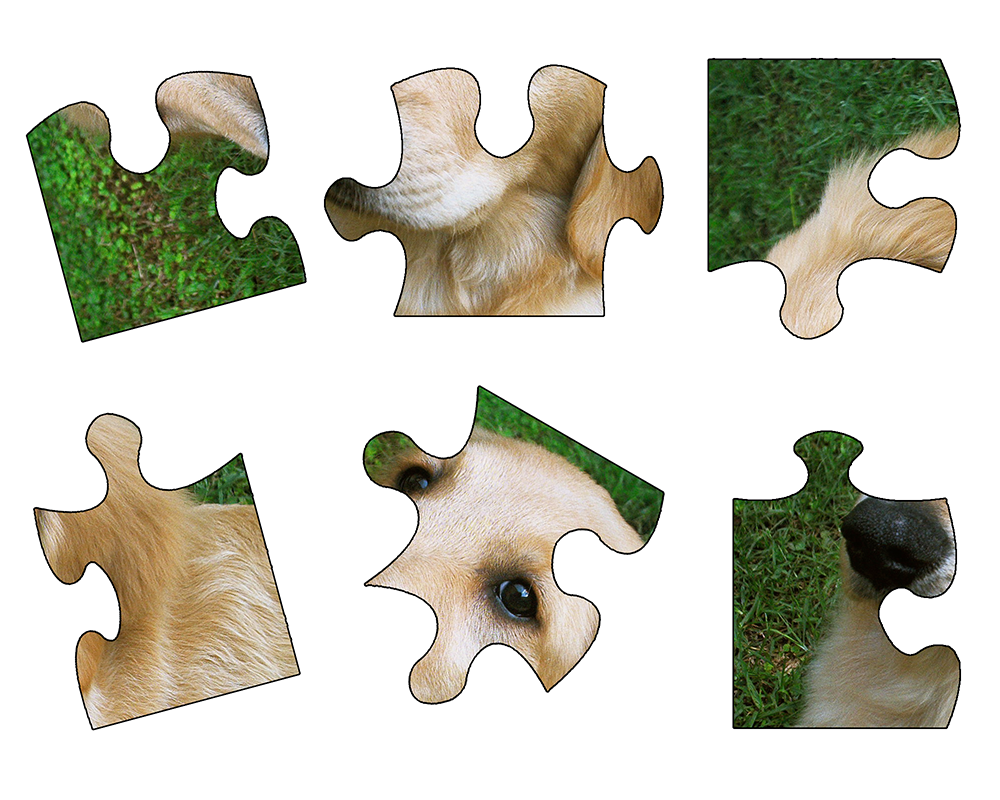
#> input picture puzzle_scrambled_rotated.png, 1000 x 800 px
$ python 3pointExample.py
#> lines starting #> are read from the running program, lines starting #| are printed output that depends on the picture; after the words box and inside, x2 and y2 are one past the last pixel; in counts of white or black regions, pixels touching at a corner belong together
import numpy as np
import cv2
import sys
import math
from puzzlepiece import *

np.set_printoptions(threshold = 10000, linewidth = 1000)

def getInternalPixels(img, contour, nullval=-1):
	maxx, maxy = 0, 0
	minx, miny = sys.maxsize, sys.maxsize

	for val in contour:
		if val[0][0] > maxx :
			maxx = val[0][0]
		if val[0][0] < minx :
			minx = val[0][0]
		if val[0][1] > maxy :
			maxy = val[0][1]
		if val[0][1] < miny :
			miny = val[0][1]

	retPx = np.zeros((maxy-miny+3, maxx-minx+3, 3), np.uint8)

	ri, ci = 0, 0

	for row in range(miny-1, maxy+2):
		ci = 0
		for col in range(minx-1, maxx+2):
			if cv2.pointPolygonTest(contour, (col, row), False) >= 0:
				retPx[ri][ci] = img[row][col]
			else:
				retPx[ri][ci] = nullval
			ci += 1
		ri += 1

	return retPx

def getAngle3Pts(a, b, c):
	leg1 = math.hypot(a[0]-b[0], a[1]-b[1])
	leg2 = math.hypot(b[0]-c[0], b[1]-c[1])
	hyp = math.hypot(a[0]-c[0], a[1]-c[1])

	return math.degrees(math.acos((leg1 * leg1 + leg2 * leg2 - hyp * hyp)/(2.0 * leg2 * hyp)))

pieces = []

# Perform thresholding
im = cv2.imread('puzzle_scrambled_rotated.png')
#> im is the input picture: shape (800, 1000, 3); mean B, G, R 192.6, 205.5, 206
#im = cv2.imread('puzzlepiece_whitebg.png')

imgray = cv2.cvtColor(im, cv2.COLOR_BGR2GRAY)
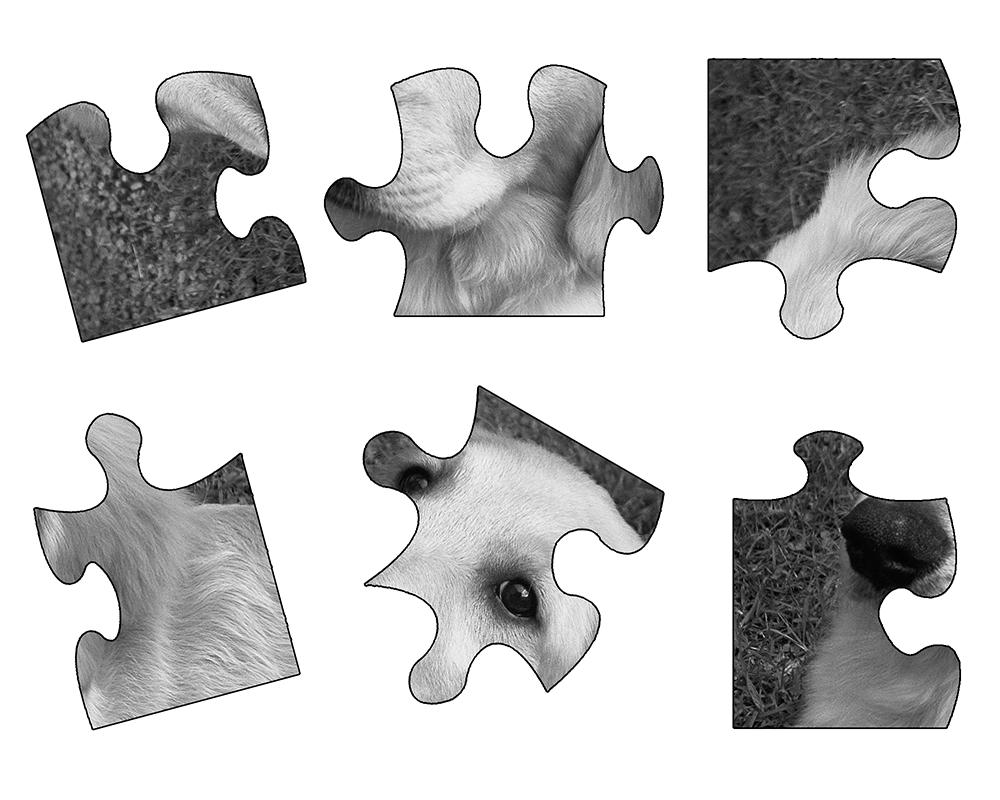
#> imgray: shape (800, 1000); min 0, max 255, mean 204.2
chainwarden = imgray[0][0]-1
#> chainwarden = 254
ret, imthresh = cv2.threshold(imgray, chainwarden, 255, cv2.THRESH_BINARY_INV)
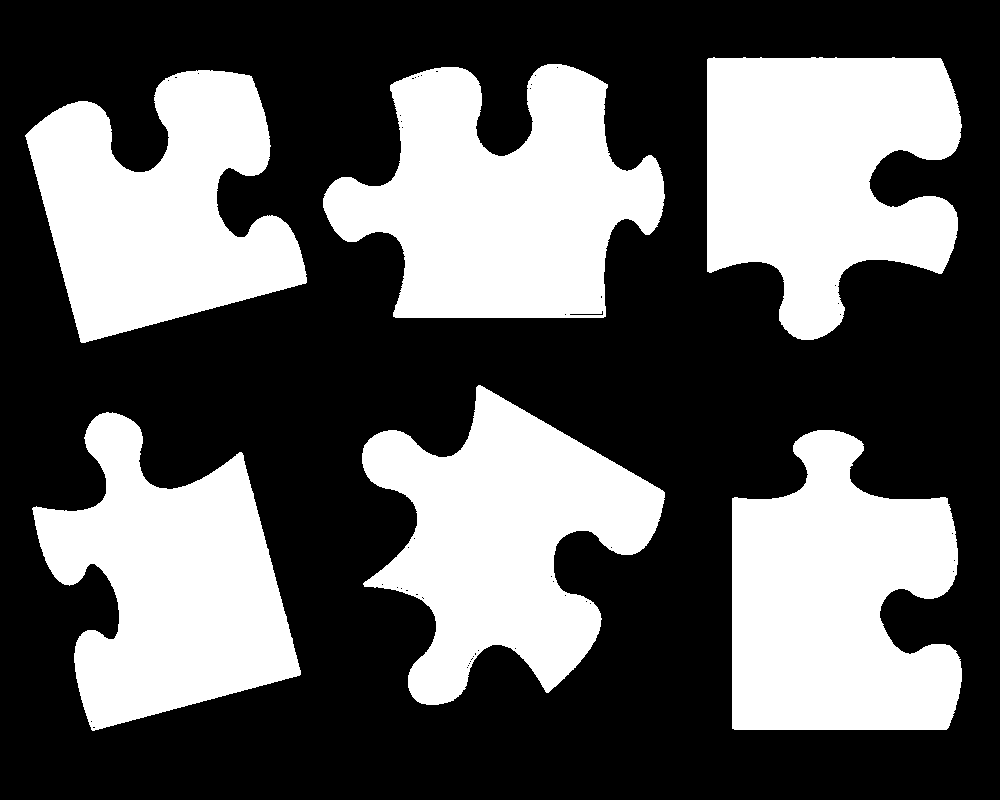
#> imthresh: shape (800, 1000); 38% white; 6 white regions
#> ret = 254
imForContours = np.copy(imthresh)

# cv2.imshow("WindowThresh", imthresh)
# cv2.waitKey()

# Find contours
contours = cv2.findContours(imForContours, cv2.RETR_EXTERNAL, cv2.CHAIN_APPROX_NONE)
#> contours = 6 contours; box (x1, y1, x2, y2) and area: (323, 64, 665, 318) 54152, (707, 57, 962, 340) 51362, (732, 430, 962, 730) 51359, (362, 385, 665, 705) 50234, (32, 412, 301, 731) 47618, (25, 70, 307, 343) 45866
#> (the run stopped early here; a loop or call above may not have finished)

$ run again, with puzzlepiece_whitebg.png copied over puzzle_scrambled_rotated.png
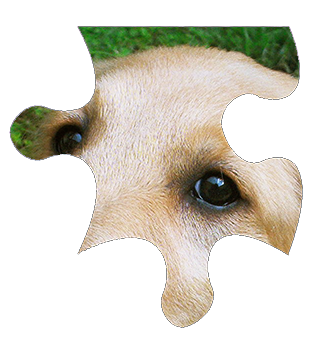
#> input picture puzzlepiece_whitebg.png, 327 x 347 px
#> im is the input picture: shape (347, 327, 3); mean B, G, R 206.2, 216.3, 219.8
#> `imgray = cv2.cvtColor(im, cv2.COLOR_BGR2GRAY)`:
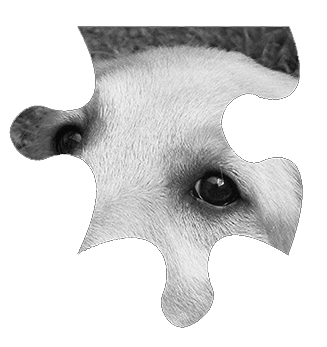
#> imgray: shape (347, 327); min 0, max 255, mean 216.2
#> chainwarden = 254
#> `ret, imthresh = cv2.threshold(imgray, chainwarden, 255, cv2.THRESH_BIN..`:
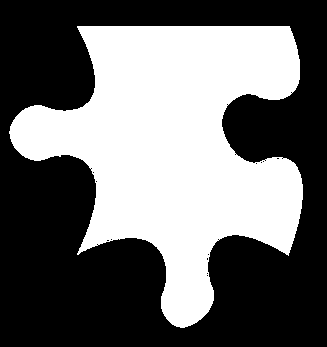
#> imthresh: shape (347, 327); 42.5% white; 1 white region
#> contours = 1 contour; box (x1, y1, x2, y2) and area: (9, 26, 303, 328) 47681

$ run again, with 2pieces_matching_small.png copied over puzzle_scrambled_rotated.png
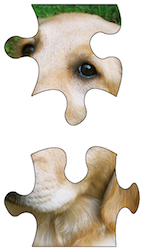
#> input picture 2pieces_matching_small.png, 144 x 251 px
#> im is the input picture: shape (251, 144, 3); mean B, G, R 196.4, 208.4, 214.7
#> `imgray = cv2.cvtColor(im, cv2.COLOR_BGR2GRAY)`:
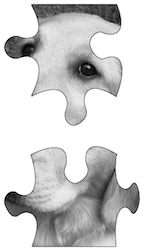
#> imgray: shape (251, 144); min 0, max 255, mean 208.9
#> chainwarden = 254
#> `ret, imthresh = cv2.threshold(imgray, chainwarden, 255, cv2.THRESH_BIN..`:
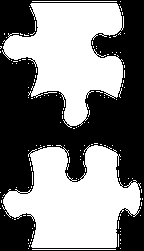
#> imthresh: shape (251, 144); 50.5% white; 1 black region
#> contours = 148 contours, 146 with area under 20; largest, box (x1, y1, x2, y2) and area: (2, 145, 141, 248) 8872, (2, 3, 124, 128) 8242

$ run again, with puzzle_big.png copied over puzzle_scrambled_rotated.png
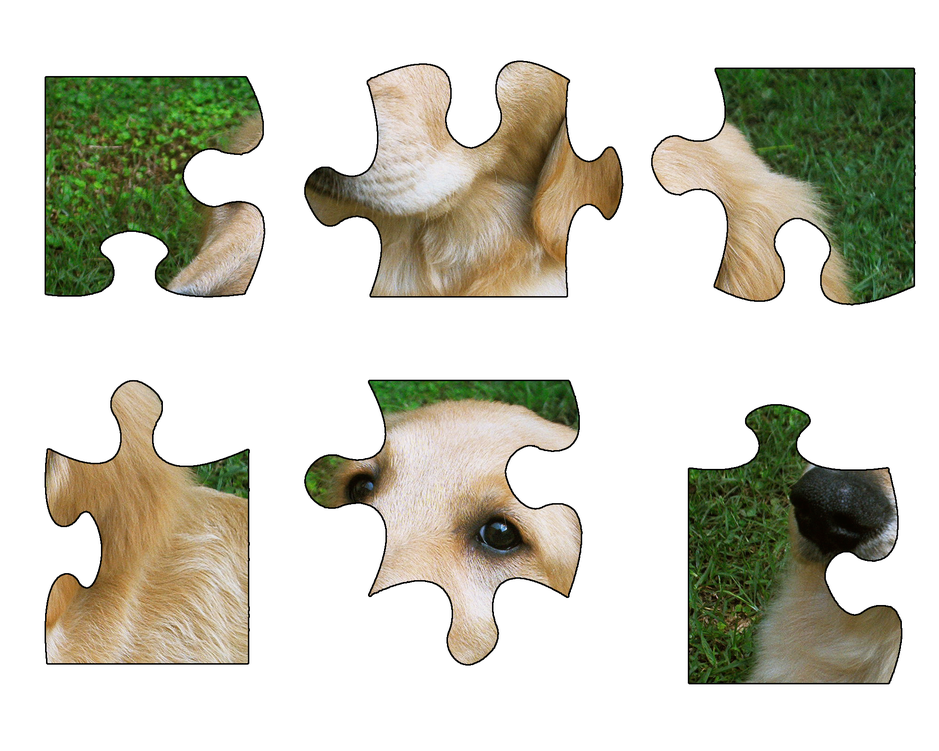
#> input picture puzzle_big.png, 939 x 751 px, shrunk from 2000 x 1600 before the run
#> im is the input picture: shape (751, 939, 3); mean B, G, R 192.5, 205.4, 205.9
#> `imgray = cv2.cvtColor(im, cv2.COLOR_BGR2GRAY)`:
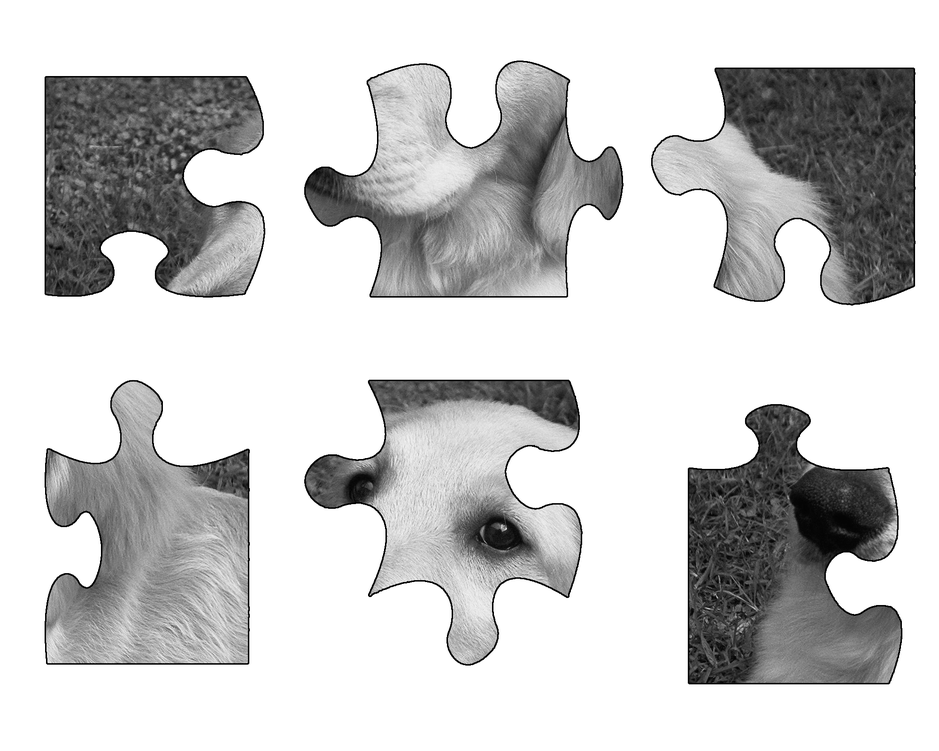
#> imgray: shape (751, 939); min 0, max 255, mean 204.1
#> chainwarden = 254
#> `ret, imthresh = cv2.threshold(imgray, chainwarden, 255, cv2.THRESH_BIN..`:
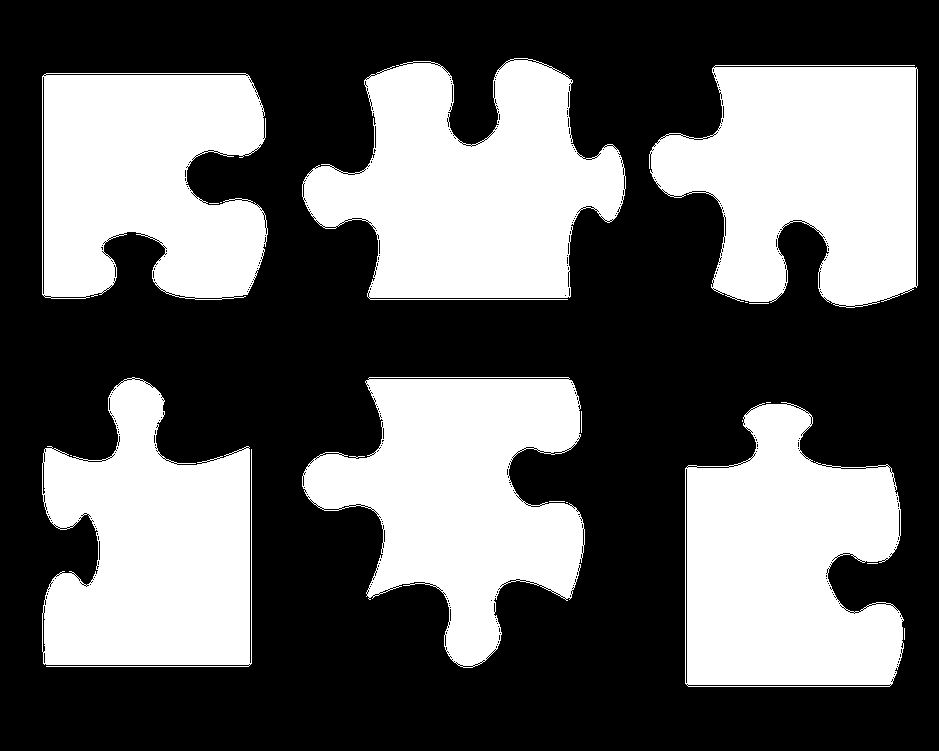
#> imthresh: shape (751, 939); 39% white; 19 white regions (11 under 20 px)
#> contours = 19 contours, 13 with area under 20; largest, box (x1, y1, x2, y2) and area: (302, 58, 626, 300) 49382, (685, 402, 904, 687) 47182, (649, 65, 918, 308) 46903, (302, 377, 585, 668) 46390, (42, 377, 252, 667) 43096, (42, 73, 268, 300) 42380
